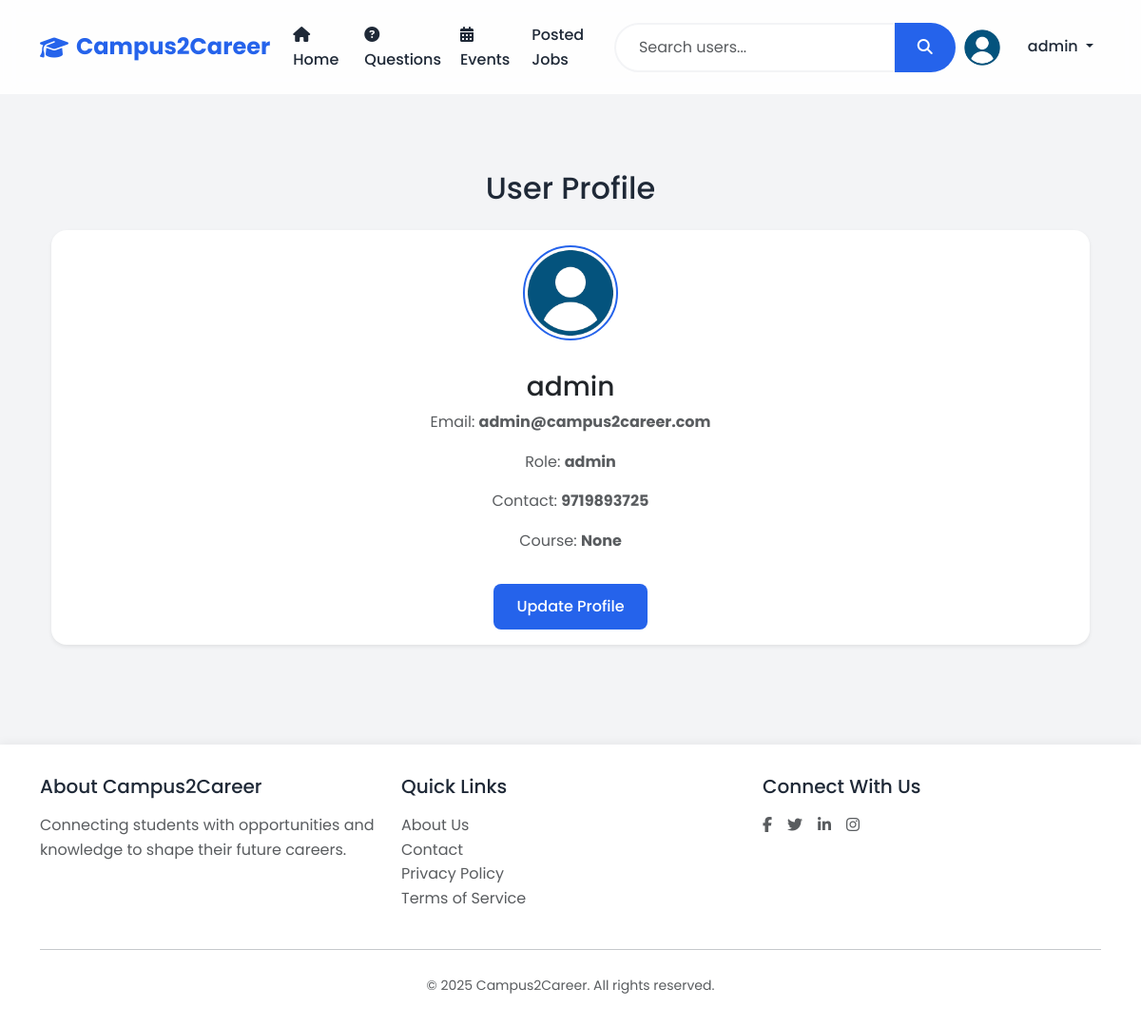
The app's page /profile (signed in) with its own data.
### models.py (models this page shows, shortened)
class User(UserMixin, db.Model):
    id = db.Column(db.Integer, primary_key=True)
    username = db.Column(db.String(80), unique=True, nullable=False)
    email = db.Column(db.String(120), unique=True, nullable=False)
    password_hash = db.Column(db.String(128))
    role = db.Column(db.String(20), nullable=False)  # student, alumni, teacher, admin
    contact = db.Column(db.String(15))
    dob = db.Column(db.Date)
    course = db.Column(db.String(50))  # For students
    profile_image = db.Column(db.String(120), default='noimg.jpg')
    created_at = db.Column(db.DateTime, default=datetime.utcnow)
    questions = db.relationship('Question', backref='author', lazy=True, cascade='all, delete-orphan')
    answers = db.relationship('Answer', backref='author', lazy=True, cascade='all, delete-orphan')
    events = db.relationship('Event', backref='creator', lazy=True, cascade='all, delete-orphan')
    jobs = db.relationship('Job', backref='poster', lazy=True, cascade='all, delete-orphan')

### app.py (the view)
@app.route('/profile')
@login_required
def profile():
    return render_template('profile.html', user=current_user)

### app.py (called while the page is built)
@login_manager.user_loader
def load_user(user_id):
    return User.query.get(int(user_id))

### templates/profile.html (shortened to what this page needs)
{% extends "base.html" %}
{% block content %}
<div class="container mt-5">
    <h2 class="mb-4 text-center">User Profile</h2>
    <div class="card shadow-sm">
        <div class="card-body text-center">
            <img id="profileImage" src="{% if user.role == 'admin' %}{{ url_for('static', filename='images/default.png') }}{% else %}{{ url_for('static', filename='images/' + user.profile_image) }}{% endif %}" alt="Profile" class="profile-img mb-3" style="width: 100px; height: 100px; object-fit: cover; border-radius: 50%; border: 2px solid var(--primary-color);" />
            <h3 class="mt-3">{{ user.username }}</h3>
            <p class="text-muted">Email: <strong>{{ user.email }}</strong></p>
            <p class="text-muted">Role: <strong>{{ user.role }}</strong></p>
            <p class="text-muted">Contact: <strong>{{ user.contact }}</strong></p>
            <p class="text-muted">Course: <strong>{{ user.course }}</strong></p>
            <button class="btn btn-primary mt-3" data-bs-toggle="modal" data-bs-target="#updateProfileModal">Update Profile</button>
        </div>
    </div>
</div>
{% endblock %}

### templates/base.html (shortened to what this page needs)
<!DOCTYPE html>
<html lang="en">
<head>
    <link href="https://cdn.jsdelivr.net/npm/bootstrap@5.3.2/dist/css/bootstrap.min.css" rel="stylesheet">
    <link rel="stylesheet" href="https://cdnjs.cloudflare.com/ajax/libs/font-awesome/6.5.1/css/all.min.css">
</head>
<body>
    <nav class="navbar navbar-expand-lg">
        <div class="container">
            <a class="navbar-brand" href="{{ url_for('index') }}">
                <i class="fas fa-graduation-cap"></i>
                <span>Campus2Career</span>
            </a>
            <div class="collapse navbar-collapse" id="navbarNav">
                <ul class="navbar-nav me-auto">
                    <li class="nav-item">
                        <a class="nav-link" href="{{ url_for('index') }}">
                            <i class="fas fa-home me-1"></i> Home
                        </a>
                    </li>
                    <li class="nav-item">
                        <a class="nav-link" href="{{ url_for('questions') }}">
                            <i class="fas fa-question-circle me-1"></i> Questions
                        </a>
                    </li>
                    <li class="nav-item">
                        <a class="nav-link" href="{{ url_for('events') }}">
                            <i class="fas fa-calendar-alt me-1"></i> Events
                        </a>
                    </li>
                    <li class="nav-item">
                        <a class="nav-link" href="{{ url_for('job_listings') }}">Posted Jobs</a>
                    </li>
                </ul>
                <form class="d-flex mx-auto" id="searchForm" method="GET" action="{{ url_for('search_users') }}">
                    <div class="input-group">
                        <input type="search" class="form-control search-input" name="q" placeholder="Search users..." aria-label="Search">
                        <button class="btn search-btn" type="submit">
                            <i class="fas fa-search"></i>
                        </button>
                    </div>
                </form>
                <ul class="navbar-nav ms-auto">
                    {% if current_user.is_authenticated %}
                        <li class="nav-item dropdown">
                            <a class="nav-link dropdown-toggle" href="#" id="userDropdown" role="button" data-bs-toggle="dropdown">
                                <img src="{{ url_for('static', filename='images/' + (current_user.role == 'admin' and 'default.png' or current_user.profile_image)) }}" alt="Profile" class="rounded-circle me-4" style="width: 40px; height: 40px; object-fit: cover;">
                                {{ current_user.username }}
                            </a>
                        </li>
                    {% endif %}
                </ul>
            </div>
        </div>
    </nav>
    <div class="main-content">
        <div class="container">
            {% block content %}{% endblock %}
        </div>
    </div>
    <footer class="footer">
        <div class="container">
            <div class="row">
                <div class="col-md-4">
                    <h5 class="mb-3">About Campus2Career</h5>
                    <p class="text-muted">Connecting students with opportunities and knowledge to shape their future careers.</p>
                </div>
                <div class="col-md-4">
                    <h5 class="mb-3">Quick Links</h5>
                    <ul class="list-unstyled">
                        <li><a href="{{ url_for('about') }}" class="text-decoration-none text-muted">About Us</a></li>
                        <li><a href="{{ url_for('contact') }}" class="text-decoration-none text-muted">Contact</a></li>
                        <li><a href="#" class="text-decoration-none text-muted">Privacy Policy</a></li>
                        <li><a href="#" class="text-decoration-none text-muted">Terms of Service</a></li>
                    </ul>
                </div>
                <div class="col-md-4">
                    <h5 class="mb-3">Connect With Us</h5>
                    <div class="d-flex gap-3">
                        <a href="#" class="text-decoration-none text-muted"><i class="fab fa-facebook-f"></i></a>
                        <a href="#" class="text-decoration-none text-muted"><i class="fab fa-twitter"></i></a>
                        <a href="#"  class="text-decoration-none text-muted"><i class="fab fa-linkedin-in"></i></a>
                        <a href="#" class="text-decoration-none text-muted"><i class="fab fa-instagram"></i></a>
                    </div>
                </div>
            </div>
            <hr class="my-4">
            <div class="text-center text-muted">
                <small>&copy; 2025 Campus2Career. All rights reserved.</small>
            </div>
        </div>
    </footer>
</body>
</html>

### templates/base.html (style rules this page uses)
:root { --primary-color: #2563eb; --secondary-color: #1e40af; --accent-color: #3b82f6; --text-color: #1f2937; --light-bg: #f3f4f6; --white: #ffffff; }
body { font-family: 'Poppins', sans-serif; background: var(--light-bg); color: var(--text-color); min-height: 100vh; line-height: 1.6; }
.navbar { background: rgba(255, 255, 255, 0.9); backdrop-filter: blur(10px); padding: 1rem 0; position: sticky; top: 0; z-index: 1000; }
.navbar-brand { font-size: 1.5rem; font-weight: 700; color: var(--primary-color) !important; display: flex; align-items: center; gap: 0.5rem; }
.nav-link { color: var(--text-color) !important; font-weight: 500; padding: 0.5rem 1rem; border-radius: 0.5rem; transition: all 0.3s ease; }
.card { border: none; border-radius: 1rem; box-shadow: 0 4px 6px -1px rgba(0, 0, 0, 0.1), 0 2px 4px -1px rgba(0, 0, 0, 0.06); transition: all 0.3s ease; background: var(--white); overflow: hidden; }
.btn-primary { background: var(--primary-color); border: none; padding: 0.75rem 1.5rem; border-radius: 0.5rem; font-weight: 500; transition: all 0.3s ease; }
.profile-img { width: 40px; height: 40px; border-radius: 50%; object-fit: cover; border: 2px solid var(--primary-color); transition: all 0.3s ease; }
.footer { background: var(--white); color: var(--text-color); padding: 2rem 0; margin-top: 4rem; box-shadow: 0 -2px 10px rgba(0,0,0,0.05); }
.main-content { padding: 2rem 1rem; min-height: calc(100vh - 180px); }
.search-input { border-radius: 2rem 0 0 2rem; border: 2px solid var(--light-bg); padding: 0.75rem 1.5rem; transition: all 0.3s ease; }
.search-btn { border-radius: 0 2rem 2rem 0; border: none; background: var(--primary-color); color: var(--white); padding: 0.75rem 1.5rem; transition: all 0.3s ease; }

### records on screen
User: username "admin", email "admin@campus2career.com", role "admin", contact "9719893725", course "None"
